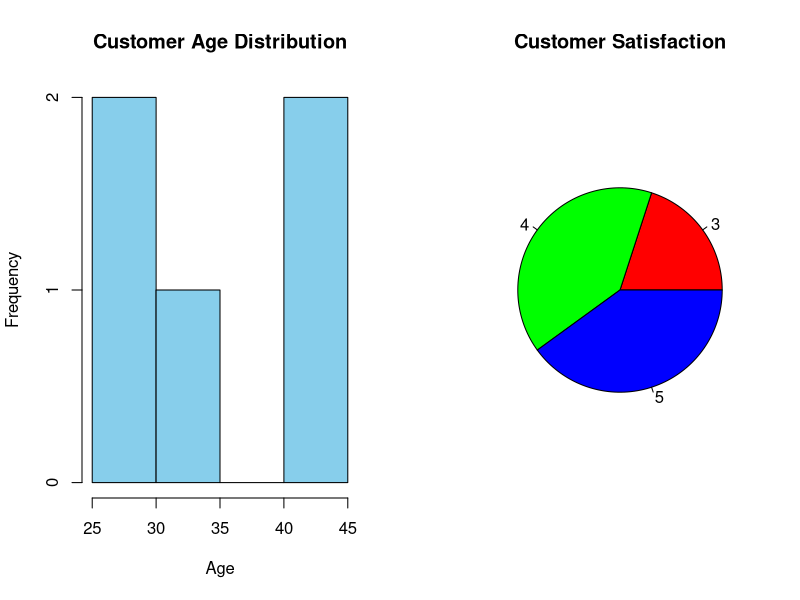

Write the R code that produced this figure.
# Customer Satisfaction Dataset

age <- c(25,35,42,30,45)
satisfaction <- c(4,5,3,4,5)

par(mfrow=c(1,2))

# Histogram
hist(age,
     col="skyblue",
     main="Customer Age Distribution",
     xlab="Age")

# Pie Chart
pie(table(satisfaction),
    col=rainbow(3),
    main="Customer Satisfaction")

par(mfrow=c(1,1))

# Table
customer_data <- data.frame(age,satisfaction)
print(customer_data)
